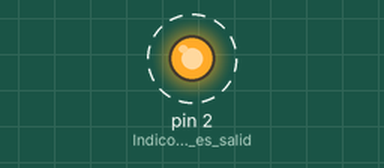
The sketch below on a simulated Arduino Uno, built with avr-gcc and run on an emulated ATmega328P. Shown: output pins drawn as LEDs (lit = HIGH). Dashed ring = blinking.

Above: at 0.7 s.
Timing chart, 0 to 4.6 s (numbered marks = the images above):
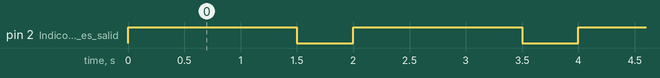

Measured:
- by itself, pin 2 (Indico_que_pin_2_es_salid): alternates HIGH for 1.5 s and LOW for 0.50 s

The sketch:

probandoRele.ino
```cpp
void setup() {
  Serial.begin(9600);
  pinMode(2, OUTPUT); // Indico que pin 2 es salida
  digitalWrite(2, LOW); // Valor inicial = LOW


}

void loop() {
  // put your main code here, to run repeatedly:
  digitalWrite(2,HIGH);
  delay(1500);
  digitalWrite(2, LOW);
  delay(500);
}
```
